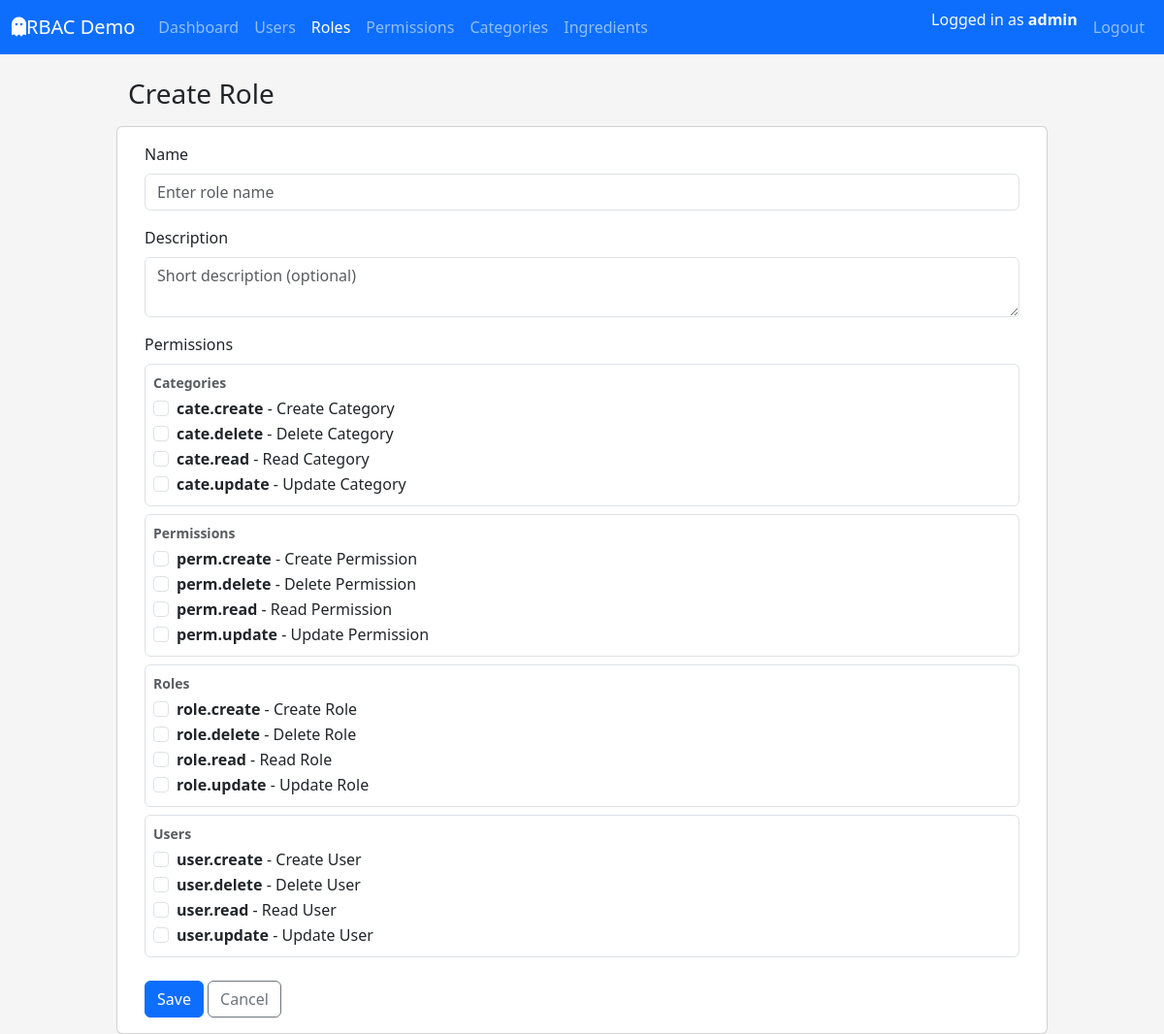
Before: /roles/create (signed in) with the older database file.
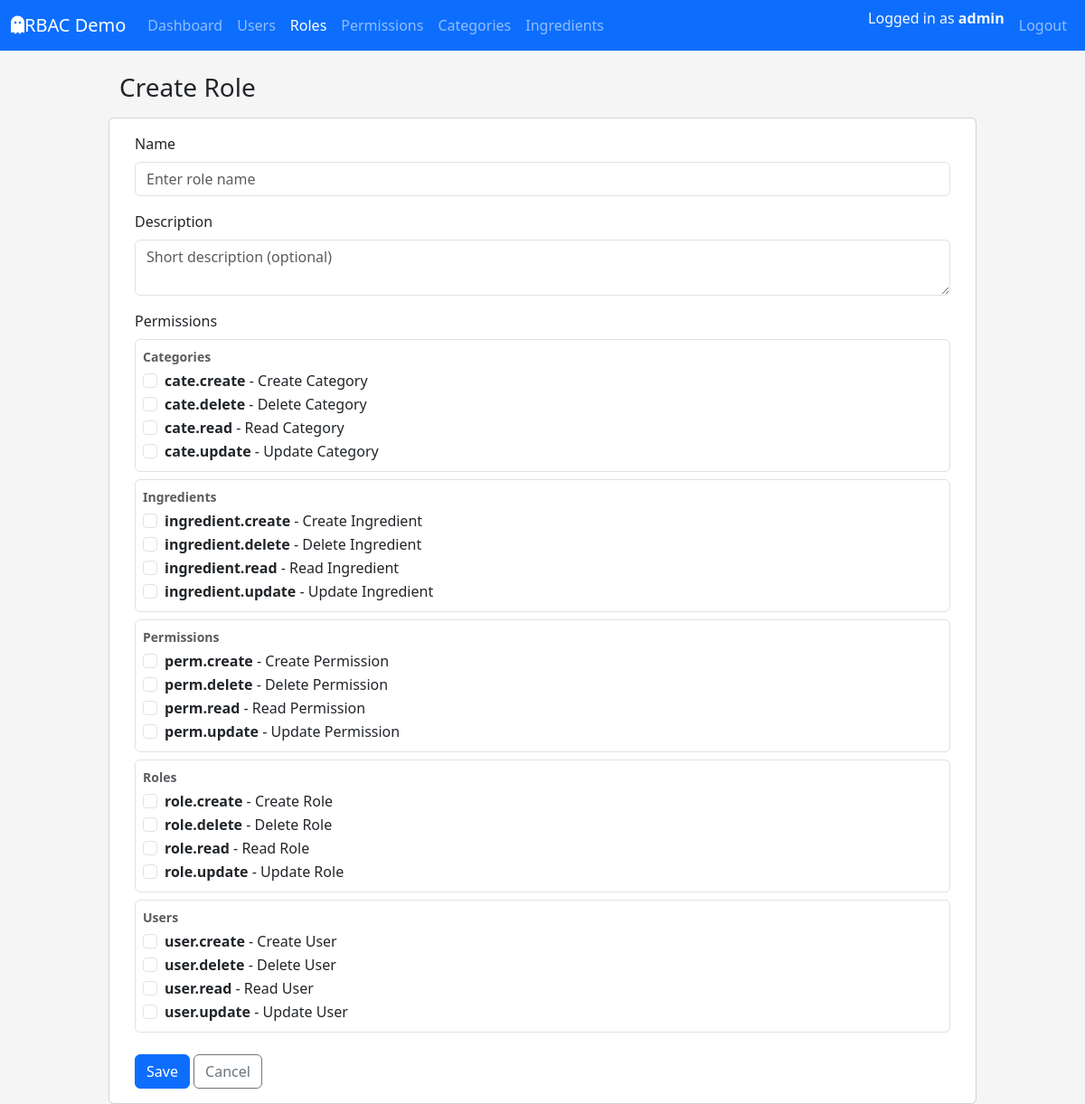
After: the same page with the newer database file.
### app/models/permission.py (models this page shows, shortened)
class PermissionTable(db.Model):
    __tablename__ = "tbl_permissions"
    id = db.Column(db.Integer, primary_key=True)
    code = db.Column(db.String(64), unique=True, nullable=False, index=True)
    name = db.Column(db.String(120), nullable=False)
    description = db.Column(db.String(255))
    module = db.Column(db.String(80), nullable=False, default="General")
    created_at = db.Column(db.DateTime, default=datetime.utcnow, nullable=False)
    updated_at = db.Column(db.DateTime, default=datetime.utcnow,onupdate=datetime.utcnow, nullable=False)
    roles = db.relationship("RoleTable", secondary=tbl_role_permissions, back_populates="permissions")

### app/routes/roles_route.py (the view, shortened to what this page needs)
@role_bp.route('/create', methods=['GET', 'POST'])
@login_required
@permission_required(Perm.ROLE_CREATE)
def create():
    form = RoleCreateForm()
    return render_template("roles/create.html", form=form)

### app/forms/role_forms.py (shortened to what this page needs)
class RoleCreateForm(FlaskForm):
    name = StringField(
        "Name",
        validators=[DataRequired(), Length(min=1, max=80)],
        render_kw={"placeholder": "Enter role name"}
    )
    description = TextAreaField(
        "Description",
        render_kw={"placeholder": "Short description (optional)"}
    )
    permission_ids = MultiCheckboxField(
        "Permissions",
        coerce=int,
        render_kw={"placeholder": "Permissions granted to this role"}
    )
    submit = SubmitField("Save")
    def __init__(self, *args, **kwargs):
        super().__init__(*args, **kwargs)
        self.permission_ids.choices = _permission_choices()
        self.permissions_by_module = _permissions_grouped_by_module()

### app/forms/role_forms.py (called while the page is built)
def _permission_choices():
    return [
        (perm.id, f"{perm.code} - {perm.name}")
        for perm in db.session.scalars(
            db.select(PermissionTable).order_by(PermissionTable.code)
        )
    ]

### app/models/user.py (called while the page is built)
    def get_permission_codes(self) -> set[str]:
        return {perm.code for role in self.roles for perm in role.permissions}

    def has_permission(self, permission_code: str) -> bool:
        return permission_code in self.get_permission_codes()

### app/templates/roles/create.html (shortened to what this page needs)
{% extends "layouts/base.html" %}
{% block content %}
    <div class="row">
        <div class="col-lg-8 col-xl-7">
            <div class="d-flex justify-content-between align-items-center mb-3">
                <h1 class="h3 mb-0">Create Role</h1>
            </div>
        </div>
        <div class="card">
            <div class="card-body">
                {% include "roles/_form.html" %}
            </div>
        </div>
    </div>
{% endblock  %}

### app/templates/roles/_form.html (shortened to what this page needs)
<form method="POST">
  <div class="mb-3">
    {{ form.name.label(class="form-label") }} {{ form.name(class="form-control")
    }}
  </div>
  <div class="mb-3">
    {{ form.description.label(class="form-label") }} {{
    form.description(class="form-control") }}
  </div>
  <div class="mb-3">
    <label class="form-label">{{ form.permission_ids.label.text }}</label>
    {% if form.permissions_by_module %}
    {% for module_name, perms in form.permissions_by_module.items() %}
    <div class="border rounded p-2 mb-2">
      <div class="fw-bold small text-muted mb-1">{{ module_name }}</div>
      {% for perm in perms %}
      <div class="form-check">
        <input
          type="checkbox"
          class="form-check-input"
          id="perm_{{ perm.id }}"
          name="{{ form.permission_ids.name }}"
          value="{{ perm.id }}"
        />
        <label class="form-check-label" for="perm_{{ perm.id }}">
          <strong>{{ perm.code }}</strong> - {{ perm.name }}
        </label>
      </div>
      {% endfor %}
    </div>
    {% endfor %}
    {% else %}
    <p class="text-muted small">No permission defined yet.</p>
    {% endif %}
  </div>
  <div class="mt-4">
    {{ form.submit(class="btn btn-primary") }}
    <a href="{{ url_for('tbl_roles.index') }}" class="btn btn-outline-secondary">
        Cancel
    </a>
</div>
</form>

Changed rows visible on the page:
added PermissionTable: module "Ingredients", code "ingredient.create", name "Create Ingredient"
added PermissionTable: code "ingredient.delete", name "Delete Ingredient", shown under "Ingredients"
added PermissionTable: code "ingredient.read", name "Read Ingredient", shown under "Ingredients"
added PermissionTable: code "ingredient.update", name "Update Ingredient", shown under "Ingredients"
